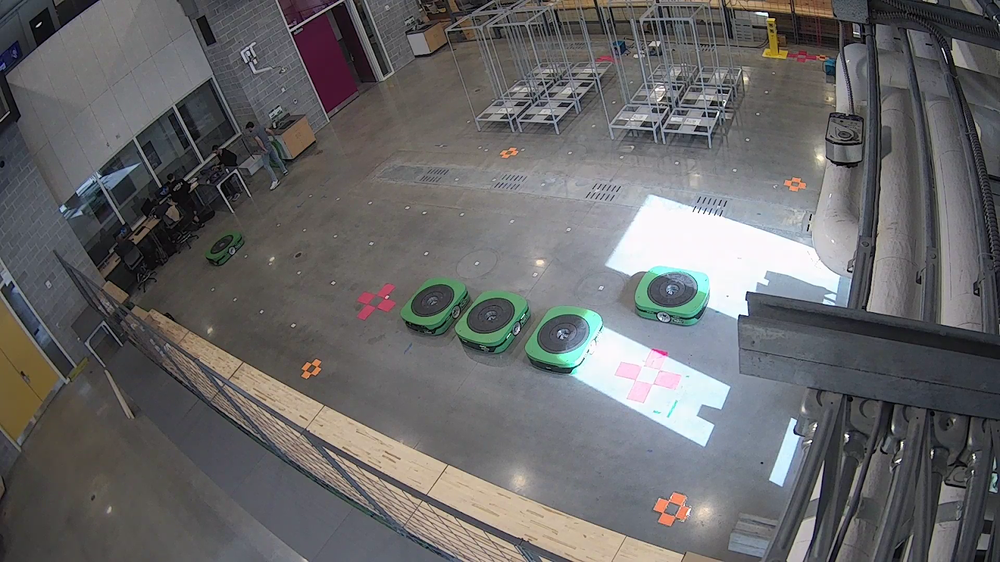
#> input picture images/image1.PNG, 1000 x 562 px, shrunk from 1600 x 900 before the run, found by its file name
$ python warpandblend.py
#> lines starting #> are read from the running program, lines starting #| are printed output that depends on the picture
import cv2
import numpy as np

# Load the images
image1 = cv2.imread('./images/image1.png')
#> image1 is the input picture: shape (562, 1000, 3); mean B, G, R 104.2, 103.3, 103.8
image2 = cv2.imread('./images/image2.png')
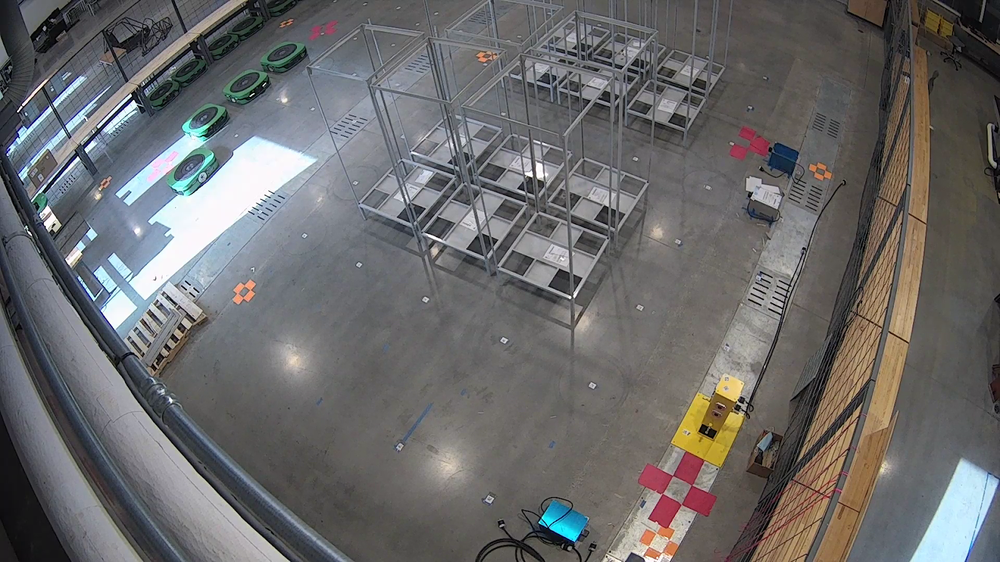
#> input picture images/image2.PNG, 1000 x 562 px, shrunk from 1600 x 900 before the run, found by its file name
#> image2 is the input picture: shape (562, 1000, 3); mean B, G, R 106.1, 105.9, 106.7

# Convert images to grayscale
gray1 = cv2.cvtColor(image1, cv2.COLOR_BGR2GRAY)
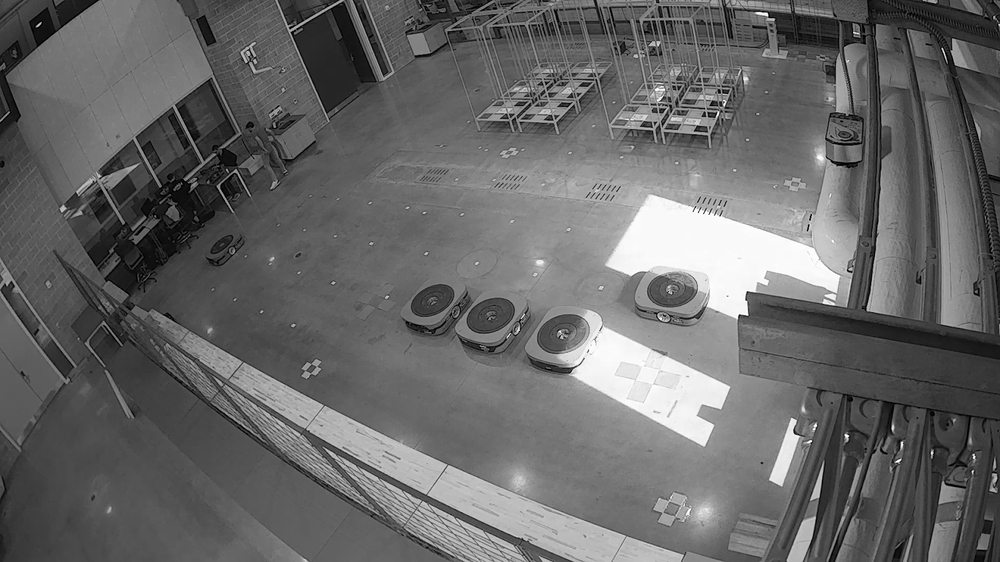
#> gray1: shape (562, 1000); min 0, max 255, mean 103.5
gray2 = cv2.cvtColor(image2, cv2.COLOR_BGR2GRAY)
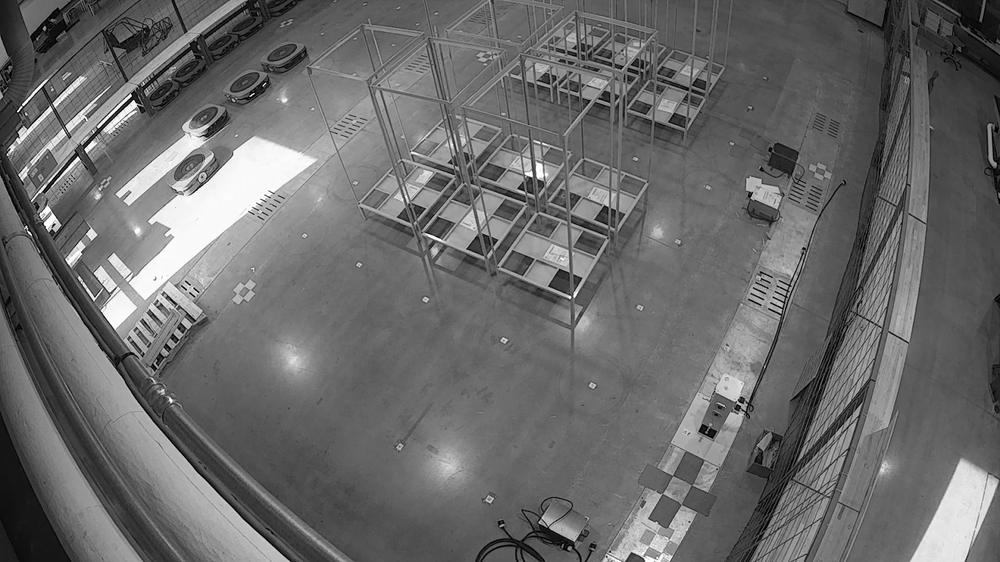
#> gray2: shape (562, 1000); min 0, max 255, mean 106.2

# SIFT -----------------------------------------------------------------------
# Initialize the feature detector and extractor (e.g., SIFT)
sift = cv2.SIFT_create()

# Detect keypoints and compute descriptors for both images
keypoints1, descriptors1 = sift.detectAndCompute(gray1, None)
#> keypoints1 = 1615 keypoints; strongest (x, y, size): (932, 453, 1.9), (847, 436, 2.6), (766, 14, 2.5), (815, 425, 2)
keypoints2, descriptors2 = sift.detectAndCompute(gray2, None)
#> keypoints2 = 2076 keypoints; strongest (x, y, size): (130, 96, 2), (570, 297, 2), (98, 126, 2), (171, 400, 2.7)

# ORB -----------------------------------------------------------------------
#uncomment the lines of code to run ORB
# Initialize the feature detector and extractor (e.g., ORB)
#orb = cv2.ORB_create()

# Detect keypoints and compute descriptors for both images
#keypoints1, descriptors1 = orb.detectAndCompute(image1, None)
#keypoints2, descriptors2 = orb.detectAndCompute(image2, None)
#-------------------------------------------------------------------------------

# SURF -----------------------------------------------------------------------
#uncomment the lines of code
# Initialize the feature detector and extractor (e.g., ORB)
#surf = cv2.SURF_create()

# Detect keypoints and compute descriptors for both images
#keypoints1, descriptors1 = surf.detectAndCompute(image1, None)
#keypoints2, descriptors2 = surf.detectAndCompute(image2, None)
#-------------------------------------------------------------------------------

# Initialize the feature matcher using brute-force matching
bf = cv2.BFMatcher()

# Match the descriptors using brute-force matching
matches = bf.match(descriptors1, descriptors2)
#> matches = 1615 matches

# Select the top N matches
num_matches = 50
matches = sorted(matches, key=lambda x: x.distance)[:num_matches]
#> matches = 50 matches

# Extract matching keypoints
src_points = np.float32([keypoints1[match.queryIdx].pt for match in matches]).reshape(-1, 1, 2)
#> src_points = 50 rows, first 8: [782, 447.4], [599.5, 388.9], [625.6, 338.5], [640.4, 345.6], [615.7, 268.5], [776, 463.6], [774.1, 468.9], [608.9, 394.4]
dst_points = np.float32([keypoints2[match.trainIdx].pt for match in matches]).reshape(-1, 1, 2)
#> dst_points = 50 rows, first 8: [942, 502.9], [934.6, 518.2], [950.6, 483.8], [934.6, 518.2], [930.1, 526.1], [930.1, 526.1], [930.1, 526.1], [930.1, 526.1]

# Estimate the homography matrix
homography, _ = cv2.findHomography(src_points, dst_points, cv2.RANSAC, 5.0)
#> homography = [[-0.59, -1.44, 930.9], [-0.333, -0.811, 525.6], [-0.000634, -0.00154, 1]]

# Warp the first image using the homography
result = cv2.warpPerspective(image1, homography, (image2.shape[1], image2.shape[0]))
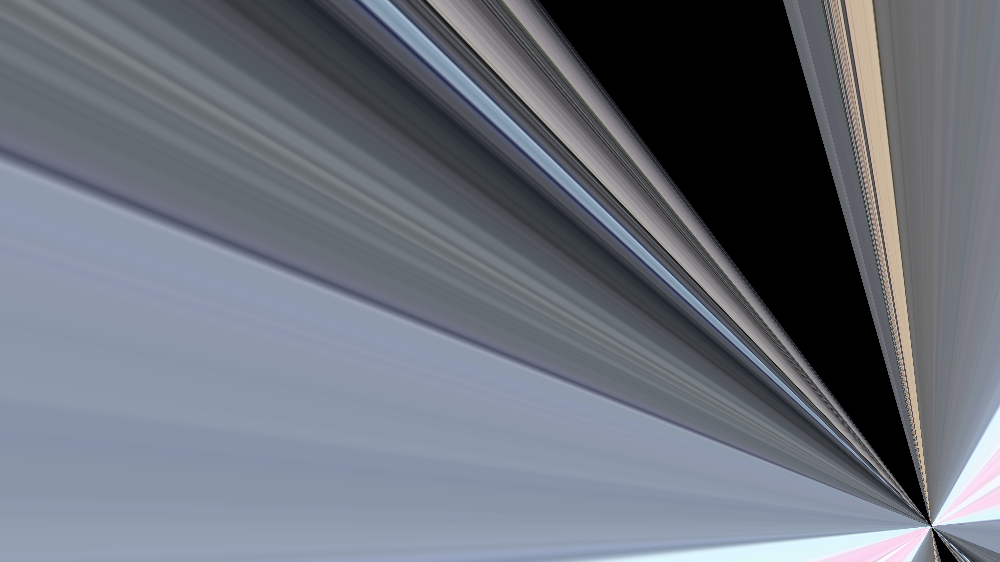
#> result: shape (562, 1000, 3); mean B, G, R 122.1, 112, 106.2

# Blending the warped image with the second image using alpha blending
alpha = 0.5  # blending factor
blended_image = cv2.addWeighted(result, alpha, image2, 1 - alpha, 0)
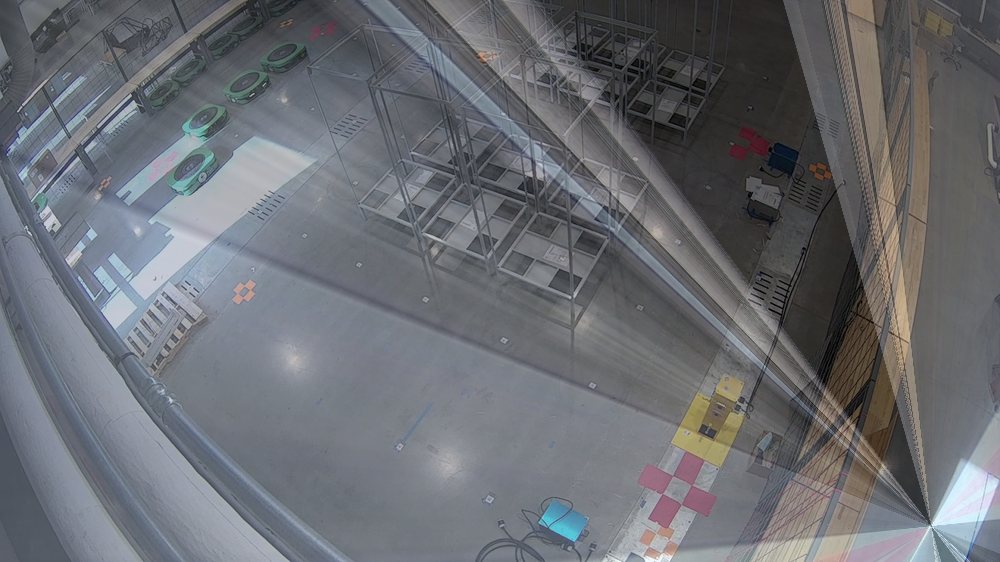
#> blended_image: shape (562, 1000, 3); mean B, G, R 114.1, 109, 106.5

# Display the blended image
cv2.imshow('Blended Image', blended_image)
cv2.waitKey(0)
cv2.destroyAllWindows()
